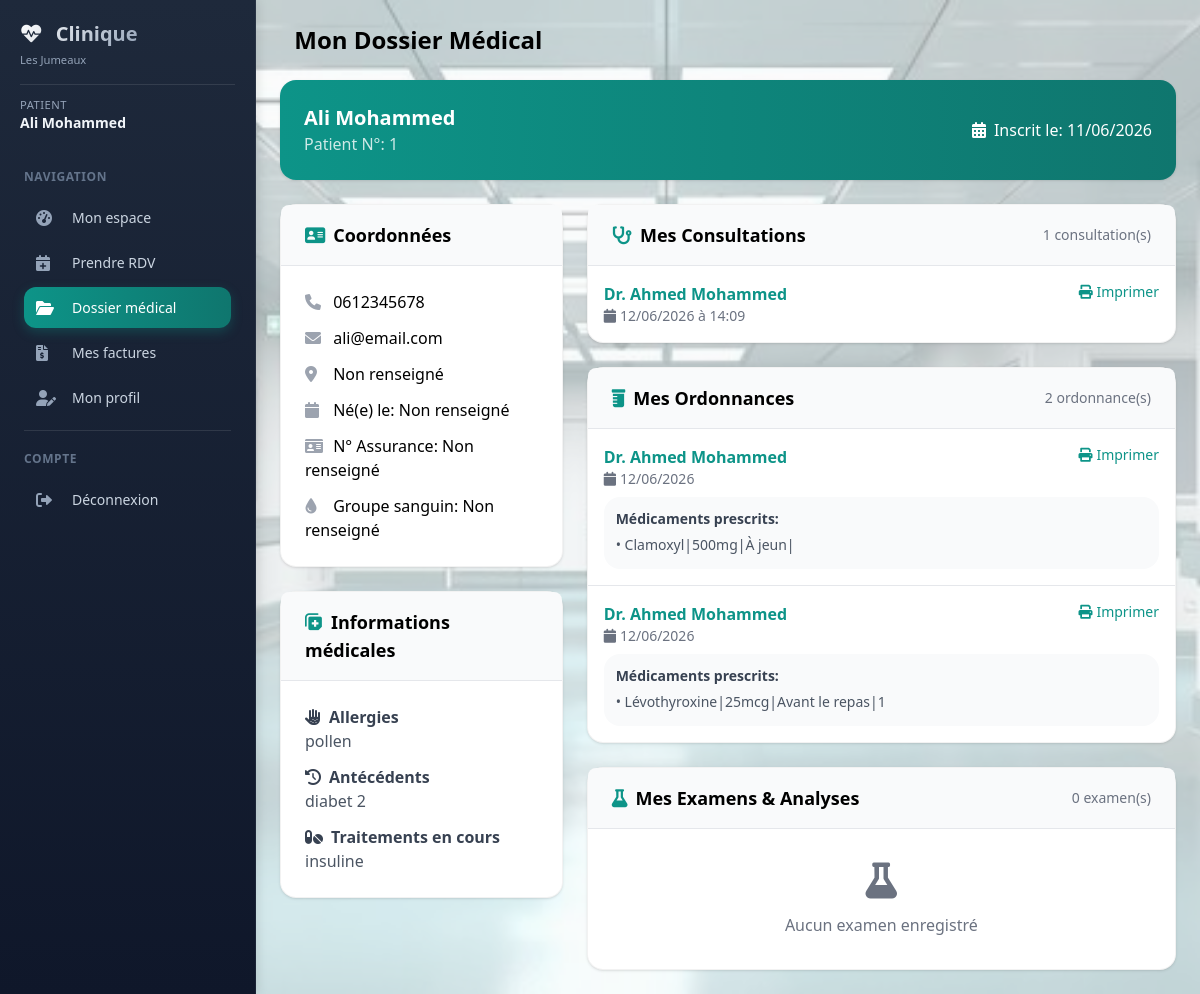
Page /patient/dossier (signed in) on the earlier database version.
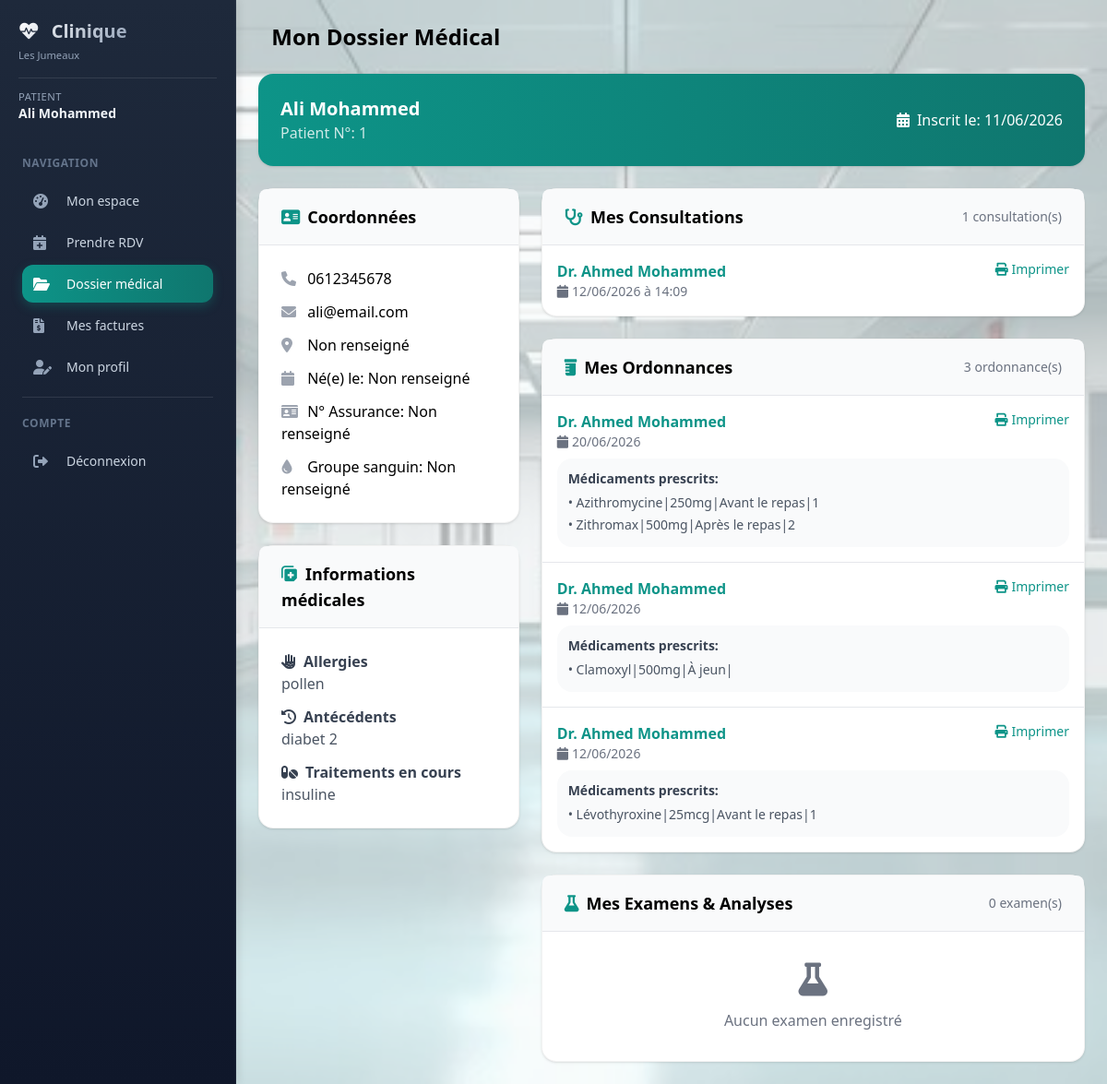
Same page on the later database version.
### models/database.py (models this page shows)
class Consultation(db.Model):
    __tablename__ = 'consultations'
    id = db.Column(db.Integer, primary_key=True)
    patient_id = db.Column(db.Integer, db.ForeignKey('patients.id'), nullable=False)
    medecin_id = db.Column(db.Integer, db.ForeignKey('medecins.id'), nullable=False)
    date = db.Column(db.DateTime, nullable=False)
    diagnostic = db.Column(db.Text)
    prescription = db.Column(db.Text)
    notes = db.Column(db.Text)
    created_at = db.Column(db.DateTime, default=datetime.utcnow)
    patient = db.relationship('Patient', back_populates='consultations', foreign_keys=[patient_id])
    medecin = db.relationship('Medecin', back_populates='consultations', foreign_keys=[medecin_id])

class Medecin(db.Model):
    __tablename__ = 'medecins'
    id = db.Column(db.Integer, primary_key=True)
    nom = db.Column(db.String(100), nullable=False)
    specialite = db.Column(db.String(100), nullable=False)
    email = db.Column(db.String(120))
    telephone = db.Column(db.String(20))
    adresse_cabinet = db.Column(db.Text)
    numero_ordre = db.Column(db.String(50))
    created_at = db.Column(db.DateTime, default=datetime.utcnow)
    rendezvous = db.relationship('RendezVous', back_populates='medecin', lazy='dynamic')
    consultations = db.relationship('Consultation', back_populates='medecin', lazy='dynamic')
    ordonnances = db.relationship('Ordonnance', back_populates='medecin', lazy='dynamic')

class Ordonnance(db.Model):
    __tablename__ = 'ordonnances'
    id = db.Column(db.Integer, primary_key=True)
    patient_id = db.Column(db.Integer, db.ForeignKey('patients.id'), nullable=False)
    medecin_id = db.Column(db.Integer, db.ForeignKey('medecins.id'), nullable=False)
    date = db.Column(db.DateTime, nullable=False)
    medicaments = db.Column(db.Text)
    posologie = db.Column(db.Text)
    duree_traitement = db.Column(db.String(100))
    created_at = db.Column(db.DateTime, default=datetime.utcnow)
    patient = db.relationship('Patient', back_populates='ordonnances', foreign_keys=[patient_id])
    medecin = db.relationship('Medecin', back_populates='ordonnances', foreign_keys=[medecin_id])

### models/patient.py (the view)
@patient_bp.route('/dossier')
@patient_required
def dossier():
    patient = get_current_patient()
    if not patient:
        return render_template('error.html', message="Profil patient non trouvé")
    dossier = DossierMedical.query.filter_by(patient_id=patient.id).first()
    consultations = Consultation.query.filter_by(patient_id=patient.id).order_by(Consultation.date.desc()).all()
    ordonnances = Ordonnance.query.filter_by(patient_id=patient.id).order_by(Ordonnance.date.desc()).all()
    examens = Examen.query.filter_by(patient_id=patient.id).order_by(Examen.date_examen.desc()).all()
    return render_template('patient/dossier_medical.html',
                         patient=patient,
                         dossier_medical=dossier,
                         consultations=consultations,
                         ordonnances=ordonnances,
                         examens=examens)

### models/patient.py (called while the page is built)
def patient_required(f):
    @wraps(f)
    def decorated_function(*args, **kwargs):
        if 'user_id' not in session:
            return redirect(url_for('auth.login'))
        if session.get('role') != 'patient':
            return render_template('error.html', message="Accès non autorisé"), 403
        return f(*args, **kwargs)
    return decorated_function

def get_current_patient():
    user = Utilisateur.query.get(session['user_id'])
    return Patient.query.filter_by(user_id=user.id).first() if user else None

### templates/patient/dossier_medical.html (shortened to what the changed rows need)
{% extends "base_dashboard.html" %}
{% block content %}
<div>
    <h1 class="text-2xl font-bold mb-6"> Mon Dossier Médical</h1>
    <div class="bg-gradient-to-r from-primary to-primary-dark rounded-lg shadow mb-6 text-white">
        <div class="p-6">
            <div class="flex flex-col md:flex-row items-center justify-between">
                <div>
                    <h2 class="text-xl font-bold">{{ patient.nom }} {{ patient.prenom }}</h2>
                </div>
            </div>
        </div>
    </div>
    <div class="grid grid-cols-1 lg:grid-cols-3 gap-6">
        <div class="lg:col-span-2 space-y-6">
            <div class="bg-white rounded-lg shadow">
                <div class="divide-y">
                    {% if consultations %}
                        {% for c in consultations %}
                        <div class="p-4 hover:bg-gray-50 transition">
                            <div class="flex justify-between items-start flex-wrap gap-2">
                                <div>
                                    <p class="font-semibold text-primary">Dr. {{ c.medecin.nom }}</p>
                                    <p class="text-sm text-gray-500"><i class="fas fa-calendar mr-1"></i>{{ c.date.strftime('%d/%m/%Y à %H:%M') if c.date else '-' }}</p>
                                </div>
                                <div class="flex gap-2">
                                    <button onclick="printConsultation({{ c.id }})" class="text-primary hover:text-primary-dark text-sm" title="Imprimer">
                                        <i class="fas fa-print"></i> Imprimer
                                    </button>
                                </div>
                            </div>
                        </div>
                        {% endfor %}
                    {% else %}
                        <div class="p-8 text-center text-gray-500">
                            <i class="fas fa-stethoscope text-4xl mb-3"></i>
                            <p>Aucune consultation enregistrée</p>
                        </div>
                    {% endif %}
                </div>
            </div>
            <div class="bg-white rounded-lg shadow">
                <div class="px-6 py-4 border-b bg-gray-50 rounded-t-lg flex justify-between items-center">
                    <h3 class="text-lg font-semibold"><i class="fas fa-prescription-bottle text-primary mr-2"></i>Mes Ordonnances</h3>
                    <span class="text-sm text-gray-500">{{ ordonnances|length }} ordonnance(s)</span>
                </div>
                <div class="divide-y">
                    {% if ordonnances %}
                        {% for o in ordonnances %}
                        <div class="p-4 hover:bg-gray-50 transition">
                            <div class="flex justify-between items-start flex-wrap gap-2">
                                <div>
                                    <p class="font-semibold text-primary">Dr. {{ o.medecin.nom }}</p>
                                    <p class="text-sm text-gray-500"><i class="fas fa-calendar mr-1"></i>{{ o.date.strftime('%d/%m/%Y') if o.date else '-' }}</p>
                                </div>
                                <button onclick="printOrdonnance({{ o.id }})" class="text-primary hover:text-primary-dark text-sm" title="Imprimer">
                                    <i class="fas fa-print mr-1"></i>Imprimer
                                </button>
                            </div>
                            {% if o.medicaments %}
                            <div class="mt-2 p-3 bg-gray-50 rounded-lg">
                                <p class="text-sm font-semibold text-gray-700">Médicaments prescrits:</p>
                                <div class="text-sm text-gray-600 mt-1">
                                    {% for ligne in o.medicaments.split('\n') %}
                                        {% if ligne.strip() %}
                                        <p class="py-0.5">• {{ ligne }}</p>
                                        {% endif %}
                                    {% endfor %}
                                </div>
                            </div>
                            {% endif %}
                        </div>
                        {% endfor %}
                    {% else %}
                        <div class="p-8 text-center text-gray-500">
                            <i class="fas fa-prescription-bottle text-4xl mb-3"></i>
                            <p>Aucune ordonnance enregistrée</p>
                        </div>
                    {% endif %}
                </div>
            </div>
        </div>
    </div>
</div>
{% endblock %}

Differences in the rows shown:
added Ordonnance: medecin.nom "Ahmed Mohammed", date "20/06/2026", ligne "Azithromycine|250mg|Avant le repas|1" "Zithromax|500mg|Après le repas|2", shown under "Mes Ordonnances"
Other differences:
{{ ordonnances|length }}: "2" → "3"
